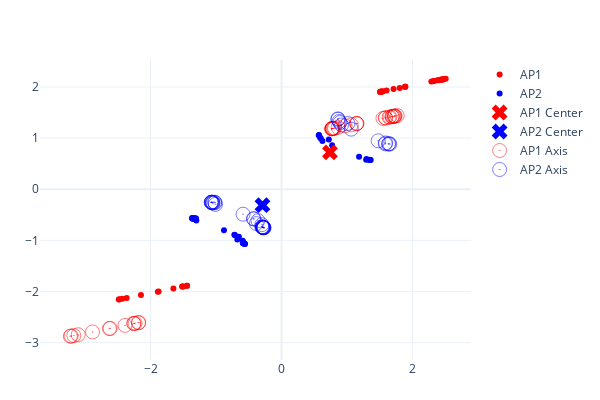

Notebook code cell kept with this figure:
### Code cell
fig = go.Figure()
fig.add_trace(go.Scatter(x=all_anchor_points[0,:,0], y=all_anchor_points[0,:,1], mode='markers', name='AP1',marker=dict(color='red',)))
fig.add_trace(go.Scatter(x=all_anchor_points[1,:,0], y=all_anchor_points[1,:,1], mode='markers', name='AP2',marker=dict(color='blue',)))
fig.add_trace(go.Scatter(x=[s_0[0,0]], y=[s_0[0,1]], mode='markers', name='AP1 Center',
            marker=dict(size=14, color='red', symbol='x')))
fig.add_trace(go.Scatter(x=[s_0[1,0]], y=[s_0[1,1]], mode='markers', name='AP2 Center',
            marker=dict(size=14, color='blue', symbol='x')))
fig.add_trace(go.Scatter(x=s_1k[0,:,0], y=s_1k[0,:,1], mode='markers', name='AP1 Axis',
            marker=dict(size=14, color='red', opacity=0.5, symbol='circle-open-dot')))
fig.add_trace(go.Scatter(x=s_1k[1,:,0], y=s_1k[1,:,1], mode='markers', name='AP2 Axis',
            marker=dict(size=14, color='blue', opacity=0.5, symbol='circle-open-dot')))
fig.update_layout(
    height=400, 
    width=600,
    template="plotly_white",
    margin=dict(l=40, r=40, b=40, t=60),
)
fig.show()

### Figure 1 — Plotly figure (JSON) as saved in the notebook; plotly's stock layout.template omitted (floating-point values rounded to 4 significant figures)
{"data": [{"marker": {"color": "red"}, "mode": "markers", "name": "AP1", "type": "scatter", "x": [2.456, -2.432, 1.509, 2.427, 1.522, -1.443, 1.886, 1.512, -2.365, 1.503, -1.443, 2.438, 1.711, 1.55, 2.467, 1.538, 2.395, 2.328, -1.877, 2.381, 1.885, -1.651, 2.507, 2.474, -1.516, 2.325, -1.516, 1.604, -1.889, 2.429, 1.52, -2.486, 2.462, -1.496, -2.474, 1.804, 2.288, -2.147, 1.512, 1.892], "y": [2.147, -2.143, 1.905, 2.14, 1.908, -1.889, 2.004, 1.905, -2.126, 1.901, -1.889, 2.143, 1.959, 1.914, 2.151, 1.911, 2.132, 2.115, -2.002, 2.128, 2.004, -1.943, 2.16, 2.152, -1.905, 2.118, -1.905, 1.928, -2.005, 2.14, 1.907, -2.156, 2.147, -1.902, -2.152, 1.98, 2.105, -2.072, 1.904, 2.006]}, {"marker": {"color": "blue"}, "mode": "markers", "name": "AP2", "type": "scatter", "x": [-0.5679, 0.5686, -1.364, -0.5643, -1.35, 1.349, -0.7131, -1.339, 0.6002, -1.364, 1.184, -0.5699, -1.306, -1.34, -0.563, -1.347, -0.5852, -0.582, 0.7726, -0.5731, -0.7206, 1.298, -0.5585, -0.579, 1.362, -0.6756, 1.341, -1.301, 0.6247, -0.572, -1.313, 0.5876, -0.592, 1.293, 0.5721, -0.879, -0.5923, 0.7222, -1.363, -0.6512], "y": [-1.065, 1.054, -0.5711, -1.06, -0.5778, 0.5764, -0.8943, -0.5703, 0.9898, -0.5655, 0.6337, -1.064, -0.5754, -0.5855, -1.065, -0.5693, -1.054, -1.056, 0.8614, -1.061, -0.8902, 0.5917, -1.07, -1.056, 0.5701, -0.9848, 0.5703, -0.6107, 0.9439, -1.062, -0.5684, 1.013, -1.007, 0.5736, 1.062, -0.8026, -1.051, 0.9729, -0.5706, -0.9285]}, {"marker": {"color": "red", "size": 14, "symbol": "x"}, "mode": "markers", "name": "AP1 Center", "type": "scatter", "x": [0.7398], "y": [0.7206]}, {"marker": {"color": "blue", "size": 14, "symbol": "x"}, "mode": "markers", "name": "AP2 Center", "type": "scatter", "x": [-0.2913], "y": [-0.3131]}, {"marker": {"color": "red", "opacity": 0.5, "size": 14, "symbol": "circle-open-dot"}, "mode": "markers", "name": "AP1 Axis", "type": "scatter", "x": [1.716, -3.172, 0.7691, 1.687, 0.7827, -2.183, 1.146, 0.7721, -3.105, 0.7636, -2.182, 1.698, 0.971, 0.8102, 1.727, 0.7977, 1.655, 1.588, -2.617, 1.642, 1.146, -2.391, 1.767, 1.734, -2.256, 1.585, -2.256, 0.8638, -2.629, 1.689, 0.7806, -3.226, 1.722, -2.236, -3.213, 1.064, 1.549, -2.886, 0.7722, 1.152], "y": [1.427, -2.863, 1.184, 1.419, 1.188, -2.61, 1.284, 1.184, -2.847, 1.18, -2.61, 1.422, 1.238, 1.193, 1.43, 1.19, 1.411, 1.394, -2.723, 1.408, 1.284, -2.664, 1.44, 1.431, -2.625, 1.397, -2.626, 1.207, -2.726, 1.42, 1.186, -2.876, 1.427, -2.622, -2.872, 1.259, 1.384, -2.792, 1.183, 1.285]}, {"marker": {"color": "blue", "opacity": 0.5, "size": 14, "symbol": "circle-open-dot"}, "mode": "markers", "name": "AP2 Axis", "type": "scatter", "x": [-0.2767, 0.8599, -1.072, -0.273, -1.059, 1.641, -0.4218, -1.048, 0.8915, -1.073, 1.476, -0.2786, -1.015, -1.049, -0.2717, -1.055, -0.294, -0.2907, 1.064, -0.2818, -0.4293, 1.589, -0.2672, -0.2877, 1.653, -0.3843, 1.632, -1.01, 0.916, -0.2808, -1.022, 0.8789, -0.3007, 1.584, 0.8634, -0.5877, -0.3011, 1.014, -1.072, -0.3599], "y": [-0.7518, 1.367, -0.258, -0.7474, -0.2647, 0.8895, -0.5812, -0.2572, 1.303, -0.2524, 0.9468, -0.7505, -0.2624, -0.2724, -0.7517, -0.2562, -0.7413, -0.7429, 1.174, -0.748, -0.5771, 0.9048, -0.7573, -0.7431, 0.8832, -0.6717, 0.8834, -0.2976, 1.257, -0.7487, -0.2553, 1.326, -0.6939, 0.8867, 1.375, -0.4895, -0.7379, 1.286, -0.2576, -0.6154]}], "layout": {"height": 400, "margin": {"b": 40, "l": 40, "r": 40, "t": 60}, "width": 600}}
